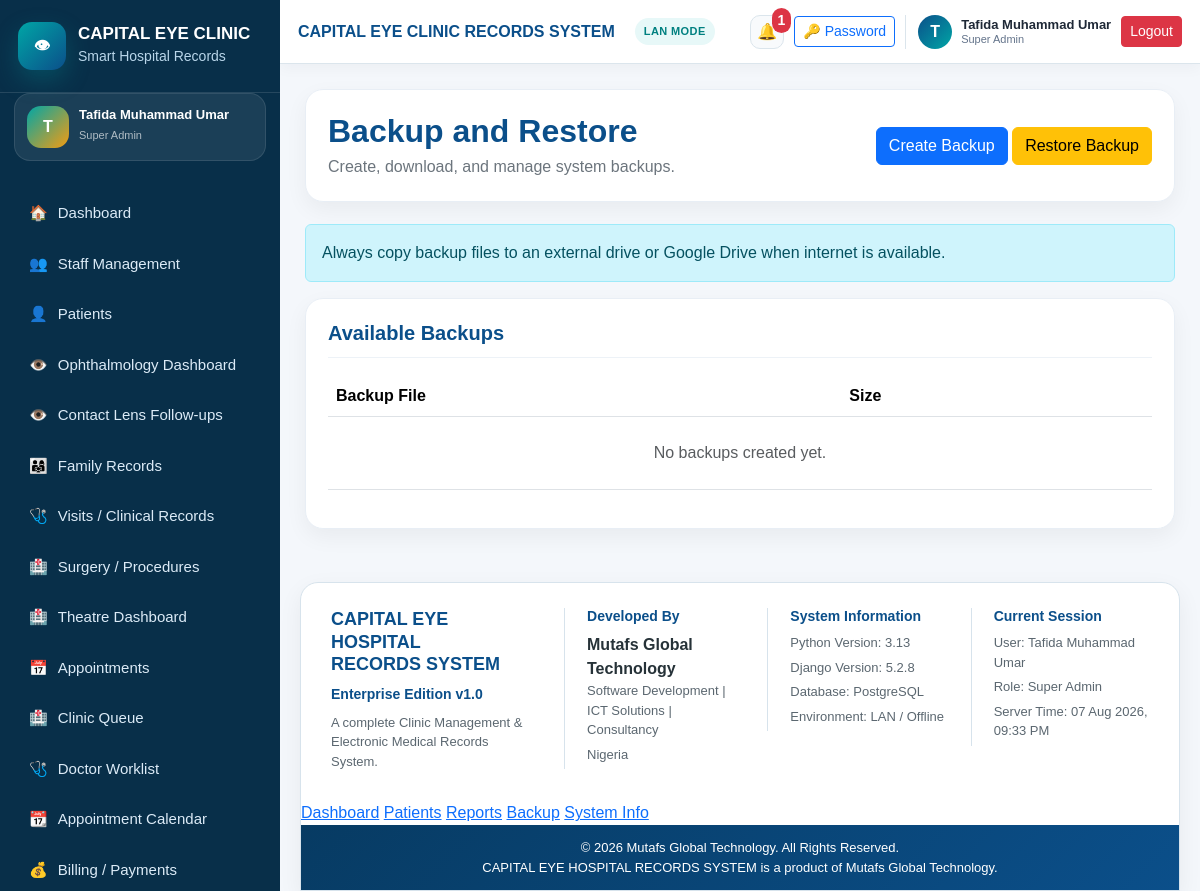
/backups/ (signed in), run on the app's committed database.
### settings_app/models.py (models this page shows, shortened)
class SystemSetting(models.Model):
    hospital_name = models.CharField(
        max_length=200,
        default="CAPITAL EYE HOSPITAL",
    )
    system_name = models.CharField(
        max_length=200,
        default="CAPITAL EYE HOSPITAL RECORDS SYSTEM",
    )
    hospital_address = models.TextField(blank=True)
    hospital_phone = models.CharField(max_length=50, blank=True)
    hospital_email = models.EmailField(blank=True)
    receipt_footer = models.TextField(
        blank=True,
        default="Thank you for choosing Capital Eye Hospital.",
    )
    report_footer = models.TextField(
        blank=True,
        default="Generated from CAPITAL EYE HOSPITAL RECORDS SYSTEM.",
    )
    backup_reminder_text = models.CharField(
        max_length=255,
        default="Remember to backup clinic records regularly.",
    )
    default_currency = models.CharField(
        max_length=10,
        default="₦",
    )
    allow_duplicate_warning = models.BooleanField(default=True)
    enable_audit_logs = models.BooleanField(default=True)
    updated_at = models.DateTimeField(auto_now=True)
    class Meta:
        verbose_name = "System Setting"
        verbose_name_plural = "System Settings"
    @classmethod
    def get_settings(cls):
        obj, created = cls.objects.get_or_create(pk=1)
        return obj

### accounts/models.py (models this page shows, shortened)
class User(AbstractUser):
    class Role(models.TextChoices):
        SUPER_ADMIN = "SUPER_ADMIN", "Super Admin"
        HOSPITAL_ADMIN = "HOSPITAL_ADMIN", "Hospital Admin"
        RECEPTIONIST = "RECEPTIONIST", "Receptionist"
        DOCTOR = "DOCTOR", "Doctor/Ophthalmologist"
        NURSE = "NURSE", "Nurse"
        CASHIER = "CASHIER", "Cashier/Accountant"
        RECORDS_OFFICER = "RECORDS_OFFICER", "Records Officer"
        LAB_STAFF = "LAB_STAFF", "Lab/Procedure Staff"
        VIEWER = "VIEWER", "Viewer/Auditor"
    role = models.CharField(
        max_length=30,
        choices=Role.choices,
        default=Role.VIEWER,
    )
    phone_number = models.CharField(max_length=20, blank=True)
    staff_id = models.CharField(max_length=30, blank=True, unique=True, null=True)
    department = models.CharField(max_length=100, blank=True)
    must_change_password = models.BooleanField(default=False)
    is_active_staff = models.BooleanField(default=True)
    created_at = models.DateTimeField(auto_now_add=True)
    updated_at = models.DateTimeField(auto_now=True)
    class Meta:
        ordering = ["first_name", "last_name", "username"]

### backups/views.py (the view)
# urls.py: path("", views.backup_dashboard, name="backup_dashboard"),
@login_required
@admin_required
def backup_dashboard(request):
    backup_dir = Path(settings.BACKUP_ROOT)
    backup_dir.mkdir(exist_ok=True)
    backups = sorted(
        backup_dir.glob("*.zip"),
        key=lambda x: x.stat().st_mtime,
        reverse=True,
    )
    return render(request, "backups/backup_dashboard.html", {
        "backups": backups,
    })

### notifications/context_processors.py (called while the page is built)
def notification_context(request):
    if not request.user.is_authenticated:
        return {
            "unread_notifications_count": 0,
            "recent_notifications": [],
        }
    notifications = Notification.objects.filter(
        recipient=request.user,
        is_read=False,
    ) | Notification.objects.filter(
        is_global=True,
        is_read=False,
    )
    notifications = notifications.order_by("-created_at")
    return {
        "unread_notifications_count": notifications.count(),
        "recent_notifications": notifications[:5],
    }

### templates/backups/backup_dashboard.html (shortened to what this page needs)
{% extends "base.html" %}
{% block content %}
<div class="page-header">
    <div>
        <h2>Backup and Restore</h2>
        <p>Create, download, and manage system backups.</p>
    </div>
    <div>
        <a href="{% url 'create_backup' %}" class="btn btn-primary">
            Create Backup
        </a>
        <a href="{% url 'restore_backup' %}" class="btn btn-warning">
            Restore Backup
        </a>
    </div>
</div>
<div class="alert alert-info">
    Always copy backup files to an external drive or Google Drive when internet is available.
</div>
<div class="panel-card">
    <div class="panel-header">
        <h5>Available Backups</h5>
    </div>
    <div class="table-responsive">
        <table class="table table-hover align-middle">
            <thead>
                <tr>
                    <th>Backup File</th>
                    <th>Size</th>
                    <th></th>
                </tr>
            </thead>
            <tbody>
                {% for backup in backups %}
                    <tr>
                        <td>{{ backup.name }}</td>
                        <td>{{ backup.stat.st_size|filesizeformat }}</td>
                        <td class="text-end">
                            <a href="{% url 'download_backup' backup.name %}" class="btn btn-sm btn-outline-primary">
                                Download
                            </a>
                        </td>
                    </tr>
                {% empty %}
                    <tr>
                        <td colspan="3" class="text-center text-muted py-4">
                            No backups created yet.
                        </td>
                    </tr>
                {% endfor %}
            </tbody>
        </table>
    </div>
</div>
{% endblock %}

### templates/base.html (shortened to what this page needs)
{% load static %}
<!DOCTYPE html>
<html lang="en">
<head>
    <link href="{% static 'css/bootstrap.min.css' %}" rel="stylesheet">
    <link href="{% static 'css/app.css' %}?v=20260802-4" rel="stylesheet">
</head>
<body>
{% if user.is_authenticated %}
<div class="app-wrapper">
    <aside class="sidebar" id="sidebar">
        <div class="sidebar-brand">
            <div class="brand-logo eye-brand-logo">👁</div>
            <div>
                <h5>{{ system_settings.hospital_name|default:"CAPITAL EYE" }}</h5>
                <small>Smart Hospital Records</small>
            </div>
        </div>
        <div class="sidebar-user-mini">
            <div class="sidebar-user-avatar">
                {{ request.user.get_full_name|default:request.user.username|slice:":1"|upper }}
            </div>
            <div>
                <strong>{{ request.user.get_full_name|default:request.user.username }}</strong>
                <small>{{ request.user.get_role_display }}</small>
            </div>
        </div>
        <nav class="sidebar-nav">
            <a href="{% url 'dashboard' %}"
               class="nav-link-item {% if request.resolver_match.url_name == 'dashboard' %}active{% endif %}">
                <span>🏠</span> Dashboard
            </a>
            <a href="{% url 'staff_dashboard' %}"
               class="nav-link-item {% if 'staff' in request.resolver_match.url_name %}active{% endif %}">
                <span>👥</span> Staff Management
            </a>
            <a href="{% url 'patient_list' %}"
               class="nav-link-item {% if request.resolver_match.url_name == 'patient_list' or request.resolver_match.url_name == 'patient_create' or request.resolver_match.url_name == 'patient_detail' %}active{% endif %}">
                <span>👤</span> Patients
            </a>
            <a href="{% url 'ophthalmology_dashboard' %}"
               class="nav-link-item {% if request.resolver_match.url_name == 'ophthalmology_dashboard' %}active{% endif %}">
                <span>👁️</span> Ophthalmology Dashboard
            </a>
            <a href="{% url 'contact_lens_follow_up_queue' %}"
               class="nav-link-item {% if request.resolver_match.url_name == 'contact_lens_follow_up_queue' %}active{% endif %}">
                <span>👁️</span> Contact Lens Follow-ups
            </a>
            <a href="{% url 'family_group_list' %}" class="nav-link-item">
                <span>👨‍👩‍👧</span> Family Records
            </a>
            <a href="{% url 'visit_list' %}" class="nav-link-item">
                <span>🩺</span> Visits / Clinical Records
            </a>
            <a href="{% url 'surgery_list' %}" class="nav-link-item">
                <span>🏥</span> Surgery / Procedures
            </a>
            <a href="{% url 'surgery_theatre_dashboard' %}" class="nav-link-item">
                <span>🏥</span> Theatre Dashboard
            </a>
            <a href="{% url 'appointment_list' %}" class="nav-link-item">
                <span>📅</span> Appointments
            </a>
            <a href="{% url 'clinic_queue' %}" class="nav-link-item">
                <span>🏥</span> Clinic Queue
            </a>
            <a href="{% url 'doctor_worklist' %}" class="nav-link-item">
                <span>🩺</span> Doctor Worklist
            </a>
            <a href="{% url 'appointment_calendar' %}" class="nav-link-item">
                <span>📆</span> Appointment Calendar
            </a>
            <a href="{% url 'bill_list' %}" class="nav-link-item">
                <span>💰</span> Billing / Payments
            </a>
        </nav>
    </aside>
    <main class="main-content">
        <header class="topbar enterprise-topbar">
            <div class="topbar-title">
                <strong>{{ system_settings.system_name }}</strong>
                <span class="system-mode-badge">LAN MODE</span>
            </div>
            <div class="user-area enterprise-user-area">
                <a href="{% url 'notification_list' %}" class="topbar-icon-btn position-relative" title="Notifications">
                    🔔
                    {% if unread_notifications_count %}
                        <span class="notification-count-badge">{{ unread_notifications_count }}</span>
                    {% endif %}
                </a>
                <a href="{% url 'change_own_password' %}" class="btn btn-sm btn-outline-primary topbar-password-btn">
                    🔑 Password
                </a>
                <div class="topbar-user-card">
                    <div class="topbar-avatar">
                        {{ request.user.get_full_name|default:request.user.username|slice:":1"|upper }}
                    </div>
                    <div class="topbar-user-text">
                        <strong>{{ request.user.get_full_name|default:request.user.username }}</strong>
                        <small>{{ request.user.get_role_display }}</small>
                    </div>
                </div>
                <a href="{% url 'logout' %}" class="btn btn-sm btn-danger">
                    Logout
                </a>
            </div>
        </header>
        <section class="page-content page-transition">
            {% block content %}{% endblock %}
        </section>
        <footer class="enterprise-footer">
            <div class="enterprise-footer-grid">
                <div class="footer-brand">
                    <h5>CAPITAL EYE HOSPITAL<br>RECORDS SYSTEM</h5>
                    <p>Enterprise Edition v1.0</p>
                    <small>
                        A complete Clinic Management & Electronic Medical Records System.
                    </small>
                </div>
                <div class="footer-section">
                    <h6>Developed By</h6>
                    <strong>Mutafs Global Technology</strong>
                    <p>Software Development | ICT Solutions | Consultancy</p>
                    <small>Nigeria</small>
                </div>
                <div class="footer-section">
                    <h6>System Information</h6>
                    <p>Python Version: 3.13</p>
                    <p>Django Version: 5.2.8</p>
                    <p>Database: PostgreSQL</p>
                    <p>Environment: LAN / Offline</p>
                </div>
                <div class="footer-section">
                    <h6>Current Session</h6>
                    <p>User: {{ request.user.get_full_name|default:request.user.username }}</p>
                    <p>Role: {{ request.user.get_role_display }}</p>
                    <p>Server Time: {% now "d M Y, h:i A" %}</p>
                </div>
            </div>
            <div class="enterprise-footer-links">
                <a href="{% url 'dashboard' %}">Dashboard</a>
                <a href="{% url 'patient_list' %}">Patients</a>
                <a href="{% url 'reports_dashboard' %}">Reports</a>
                <a href="{% url 'backup_dashboard' %}">Backup</a>
                <a href="{% url 'about_system' %}">System Info</a>
            </div>
            <div class="enterprise-footer-bottom">
                © {% now "Y" %} Mutafs Global Technology. All Rights Reserved.
                <br>
                CAPITAL EYE HOSPITAL RECORDS SYSTEM is a product of Mutafs Global Technology.
            </div>
        </footer>
    </main>
</div>
{% else %}
    {% block public_content %}{% endblock %}
{% endif %}
</body>
</html>

### data on the page
SystemSetting: hospital_name "CAPITAL EYE CLINIC", system_name "CAPITAL EYE CLINIC RECORDS SYSTEM"
User: user.get_full_name "T", user.get_full_name "Tafida Muhammad Umar", user.role "Super Admin"

### other printed values
{{ unread_notifications_count }} "1"
